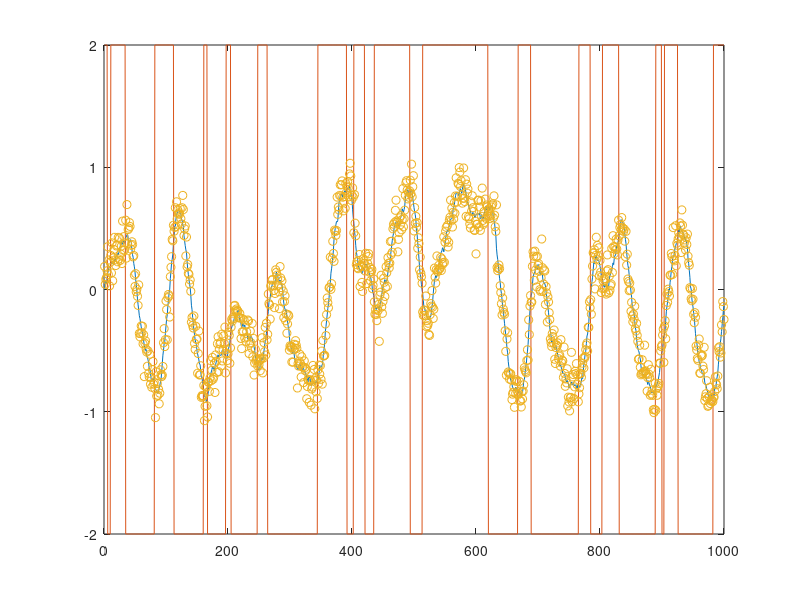
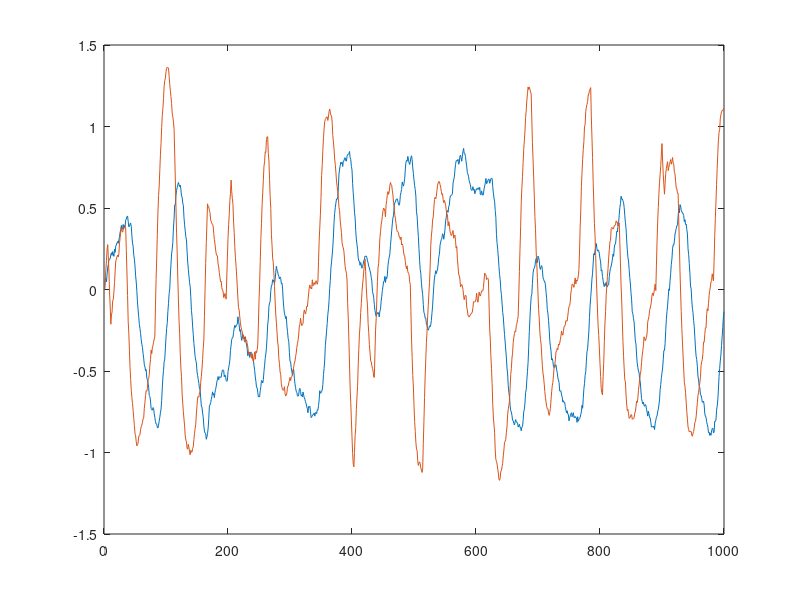

Write MATLAB code to recreate these figures, in order. (Note: this script raises an error after producing the figures.)
%% Simulate a two state mass spring damper system

clear all
clc

% RC circuit

rng(15)

Ts = 0.05;
no_obs = 1000;
R = 0.1^2;
Q = 0.02^2;

Mq = 1.5;
Kq = 3.0;
Dq = 2.2;

A = [0, 1;-Kq/Mq, -Dq/Mq];
B = [0;1/Mq];
D = 0;
C = [1, 0];

H = expm([A, B;zeros(size(B)).', zeros(size(B,2))]*Ts);
Ad = H(1:2,1:2);
Bd = H(1:2,3);

q = NaN(2,no_obs+1);
y = NaN(1,no_obs);
u = NaN(1,no_obs+1);
q(:,1) = [0,0];
u(1) = 2;


%% observability test
%%

for t=1:no_obs
    if rand > 0.975
        u(t+1) = -u(t);
    else
        u(t+1) = u(t);
    end

    
    q(:,t+1) = Ad*q(:,t) + Bd*u(t) + sqrt(Q)*randn(2,1);
    y(t) = C*q(:,t) + D*u(t)+sqrt(R)*randn;
    
end

q(:,end) = [];
u(end) = [];


%%
figure(1)
clf
plot(q(1,:))
hold on
plot(u)
plot(y,'o')
hold off


figure(2)
clf
plot(q(1,:))
hold on
plot(q(2,:))
hold off

% Estimate the model using all the estimation data
noObservations = no_obs;
noEstimationData = floor(0.67 * noObservations);
noValidationData = noObservations - noEstimationData;
y_estimation = y(1:noEstimationData);
y_validation = y(noEstimationData:end);
u_estimation = u(1:noEstimationData);
u_validation = u(noEstimationData:end);
states_est = q(:,1:noEstimationData);
states_val = q(:,noEstimationData:end);

save('../data/msd.mat','y_estimation', 'u_estimation', 'y_validation',...
    'u_validation','Mq','Kq','Dq',...
    'R','Q','Ts','states_est','states_val')














